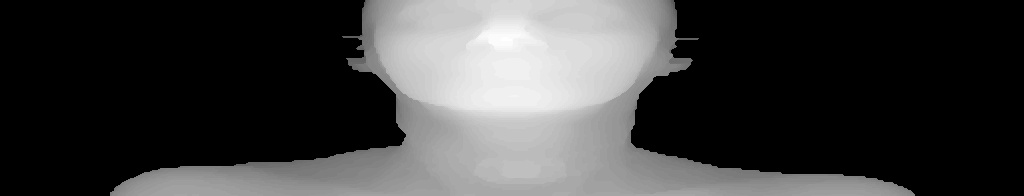
#> input picture src/projection.jpg, 1024 x 196 px
$ python testProjection.py   (older library calls are emulated)
#> lines starting #> are read from the running program, lines starting #| are printed output that depends on the picture; after the words box and inside, x2 and y2 are one past the last pixel; in counts of white or black regions, pixels touching at a corner belong together
### src/Projection.py
import numpy as np
import cv2
from images import *
import math


# [126 lines left out: functions project_mesh, project_mesh_profile, smooth_projection, laplacian, sobelx, sobely, not called in this run]


def getWindow(img, pos, window = (15,15)):

	# print window
	y1, x1 = pos

	ySize, xSize = img.shape[:2]
	w = window[0] / 2
	yL = max(0, y1 - w)
	xL = max(0, x1 - w)
	xR = min(xSize, x1 + w + 1)
	yR = min(ySize, y1 + w + 1)
	patch = img[yL:yR, xL:xR].copy() #Find Coord
	return patch


def getRightWindow(img, pos, window = (15,15)):

	# print window
	y1, x1 = pos

	ySize, xSize = img.shape[:2]
	w = window[0]
	yL = max(0, y1 - 1)
	xL = max(0, x1 - 1)
	xR = min(xSize, x1 + w)
	yR = min(ySize, y1 + w)
	patch = img[yL:yR, xL:xR].copy() #Find Coord
	return patch


# [13 lines left out: function getLeftWindow, not called in this run]


def gradient_descent(img, iteration = 10, gamma = 0.01, win = 15):
	color = cv2.cvtColor(np.array(img * 255.0 / np.amax(img), dtype=np.uint8), cv2.COLOR_GRAY2RGB)
	max_y, max_x = img.shape
	tmp = color.copy()
	# Nose

	parts = {}

	img[:,:img.shape[1]/2 - 40] = 0
	img[:,img.shape[1]/2 + 40:] = 0
	minVal, maxVal, minLoc, maxLoc = cv2.minMaxLoc(img)
	# [15 lines of commented-out code are left out]

	parts["Nose"] = maxLoc

	img = img.copy()
	img[img==0] = 65535

	win_center = win / 2

	start = (maxLoc[1] - 20, maxLoc[0]-20)
	local_min_x = 0
	local_min_y = 0
	count = 0
	winTmp = win
	while (local_min_x != win_center or local_min_y != win_center):
		if count == iteration:
			print "END ON INTER"
			break
		#         Y    X
		# Get 15x15 window around patch
		# print win
		win_center = win / 2
		patch = getWindow(img, start, window = (win, win))
		# Get max and min (REMEMBER X and Y are flipped here.)
		minVal, maxVal, minLoc, maxLoc = cv2.minMaxLoc(patch)
		local_min_x, local_min_y = minLoc
		new_y = local_min_y - win_center + start[0]
		new_x = local_min_x - win_center + start[1]

		# print start
		# print new_y, new_x
		win = int(max(math.fabs(new_x - start[1]), math.fabs(new_y - start[0])))
		# print ""

		cv2.line(color, (start[1], start[0]), (new_x, new_y), (255, 56, 45), 4)
		start = (new_y, new_x)
		count += 1

	win = winTmp
	win_center = win / 2
	# cv2.circle(color, (start[1], start[0]), 1, (255, 56, 45), 5)
	parts["Left_eye"] = (start[1], start[0])

	start = (parts["Nose"][1] - 20, parts["Nose"][0]+30)
	local_min_x = 0
	local_min_y = 0
	count = 0
	while (local_min_x != win_center or local_min_y != win_center):
		if count == iteration:
			print "END ON INTER"
			break
		#         Y    X
		# Get 15x15 window around patch
		win_center = win / 2
		# patch = getWindow(img, start, window = (win, win))
		patch = getRightWindow(img, start, window = (win, win))
		# Get max and min (REMEMBER X and Y are flipped here.)
		minVal, maxVal, minLoc, maxLoc = cv2.minMaxLoc(patch)
		local_min_x, local_min_y = minLoc
		new_y = local_min_y - win_center + start[0]
		new_x = local_min_x - win_center + start[1]

		win = int(max(math.fabs(new_x - start[1]), math.fabs(new_y - start[0])))
		cv2.line(color, (start[1], start[0]), (new_x, new_y), (100, 255, 60), 4)
		start = (new_y, new_x)
		count += 1

	# show_image(color)

	# cv2.circle(color, (start[1], start[0]), 1, (0, 255, 0), 5)
	parts["Right_eye"] = (start[1], start[0])

	cv2.circle(color, (parts["Right_eye"][0] + 30, parts["Right_eye"][1] + 5), 1, (255,56,45), 2)
	cv2.circle(color, (parts["Left_eye"][0] - 30, parts["Left_eye"][1] + 5), 1, (255,56,45), 2)
	cv2.circle(color, (parts["Nose"][0], parts["Nose"][1]), 1, (255,56,45), 2)

	show_image(color)


	flood = floodFill(tmp, (parts["Nose"][0], parts["Nose"][1]), val=(255,0,0), lo=11, hi=11, fixedRng=True)

	tmp2 = flood.copy()
	yPos = parts["Right_eye"][1] + 5
	flood[:yPos - 15] = 0
	flood[yPos + 15:] = 0

	tmp2[yPos - 15: yPos + 15] = 0

	flood = floodFill(flood, (parts["Right_eye"][0] + 30, parts["Right_eye"][1] + 3), val=(0,255,0), lo=0, hi=0)
	flood = tmp2 + flood

	tmp2 = flood.copy()
	yPos = parts["Left_eye"][1] + 5
	flood[:yPos - 15] = 0
	flood[yPos + 15:] = 0
	tmp2[yPos - 15: yPos + 15] = 0

	flood = floodFill(flood, (parts["Left_eye"][0] - 30, parts["Left_eye"][1] + 5), val=(0,0,255), lo=0, hi=0)
	flood = tmp2 + flood

	show_image(flood)

	right_eye_mask = cv2.inRange(flood, (0,254,0), (0,255,0))

	# yPos = parts["Right_eye"][1] + 5
	# right_eye_mask[:yPos - 20] = 0
	# right_eye_mask[yPos + 20:] = 0
	# right_eye_mask = cv2.erode(right_eye_mask, iterations=2, kernel=np.ones((5,5)))
	left_eye_mask = cv2.inRange(flood, (0,0,254), (0,0,255))
	# yPos = parts["Left_eye"][1] + 5
	# right_eye_mask[:yPos - 20] = 0
	# right_eye_mask[yPos + 20:] = 0
	# # left_eye_mask = cv2.erode(left_eye_mask, iterations=2, kernel=np.ones((5,5)))
	nose_mask = cv2.inRange(flood, (254,0,0), (255,0,0))
	# # nose_mask = cv2.erode(nose_mask, iterations=1, kernel=np.ones((5,5)))
	# show_image(right_eye_mask)
	# return
	_, right_contours, _ = cv2.findContours(right_eye_mask, cv2.RETR_TREE, cv2.CHAIN_APPROX_SIMPLE)
	right_contours = sorted(right_contours, key=lambda x : cv2.contourArea(x), reverse=True)
	# [4 lines of commented-out code are left out]

	_, left_contours, _ = cv2.findContours(left_eye_mask, cv2.RETR_TREE, cv2.CHAIN_APPROX_SIMPLE)
	left_contours = sorted(left_contours, key=lambda x : cv2.contourArea(x), reverse=True)
	# left_ellipse = cv2.fitEllipse(left_contours[0])

	# cv2.ellipse(color, left_ellipse, (0,0,255), 2)

	_, nose_contours, _ = cv2.findContours(nose_mask, cv2.RETR_TREE, cv2.CHAIN_APPROX_SIMPLE)
	nose_contours = sorted(nose_contours, key=lambda x : cv2.contourArea(x), reverse=True)
	nose_ellipse = cv2.fitEllipse(nose_contours[0])
	left_eye_mask = cv2.cvtColor(left_eye_mask, cv2.COLOR_GRAY2RGB)
	if len(right_contours) == 0:
		y1, x1 = centroid(left_contours[0])
		y2, x2 = centroid(left_contours[1])
		if x1 < x2:
			right_ellipse = cv2.fitEllipse(left_contours[0])
			left_ellipse = cv2.fitEllipse(left_contours[1])
			cv2.drawContours(tmp, [nose_contours[0], left_contours[0], left_contours[1]], -1, color=(255, 100, 3), thickness=4)

		else:
			right_ellipse = cv2.fitEllipse(left_contours[1])
			left_ellipse = cv2.fitEllipse(left_contours[0])
			cv2.drawContours(tmp, [nose_contours[0], left_contours[0], left_contours[1]], -1, color=(255, 100, 3), thickness=4)

	else:
		left_ellipse = cv2.fitEllipse(left_contours[0])
		right_ellipse = cv2.fitEllipse(right_contours[0])
		cv2.drawContours(tmp, [nose_contours[0], left_contours[0], right_contours[0]], -1, color=(255, 100, 3), thickness=4)

	# show_image(tmp)

	# cv2.ellipse(color, nose_ellipse, (255,0,0), 2)

	return right_ellipse, left_ellipse, nose_ellipse

# [5 lines left out: function centroid, not called in this run]

def floodFill(img, seedPoint, val=(255,255,255), lo=25, hi=25, fixedRng=False, connectivity=4):
	"""
	Flood Fill Algorithm
	Params:
		* img - image
		* seedPoint - startPoint
		* val -OPTIONAL - New Value; 255,255,255
		* lo - OPTIONAL - Max lower birghtness/color diff; def: 20
		* hi - OPTIONAL - Max upper birghtness/color diff; def: 20
		* fixedRng - OPTIONAL - TRUE=FIXED diff btw curr and see; FALSE=MASK only fills mask def:False
		* connectivity - OPTIONAL - 4 or 8 bit neightborrhood, def:8
	Returns:
		* Flood Filles Img
	"""
	flooded = img.copy()
	h, w = img.shape[:2]
	mask = np.zeros((h+2,w+2), np.uint8)
	flags = connectivity
	if fixedRng:
		flags |= cv2.FLOODFILL_FIXED_RANGE
	cv2.floodFill(flooded, mask, seedPoint, val, (lo,)*3, (hi,)*3, flags)
	return flooded

### src/images.py
import cv2


# [19 lines left out: functions read_grayscale_image, read_color_image, read_as_is_image, not called in this run]


def save_image(img, filename):
    cv2.imwrite(filename, img)


def show_image(img, ms = 0):
    cv2.namedWindow("Window", cv2.WINDOW_NORMAL)
    cv2.imshow("Window", img)
    cv2.waitKey(ms)
    cv2.destroyAllWindows()

### src/testProjection.py
import cv2
import numpy as np
import Projection
import pickle
# import HaarDetection

"""
project_mesh
smooth_projection
gradient_descent
laplacian
"""

def test(points, faces, ker=4, scale=700):

	# [5 lines of commented-out code are left out]
	tmp = cv2.imread("projection.jpg", 0)
#> tmp is the input picture: shape (196, 1024); min 0, max 255, mean 61.7

	# lap = Projection.laplacian(tmp)
	lap = cv2.imread("lap.jpg", 0)
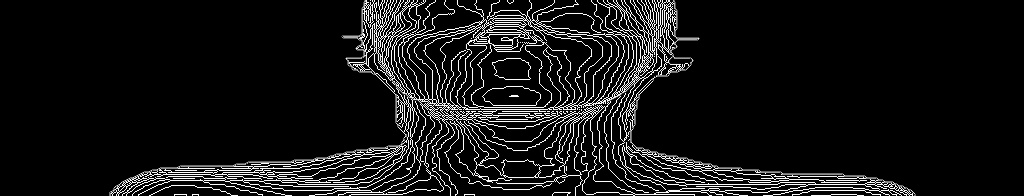
#> input picture src/lap.jpg, 1024 x 196 px
#> lap is the input picture: shape (196, 1024); min 0, max 255, mean 21.2
	# [6 lines of commented-out code are left out]

	cv2.namedWindow("lap", cv2.WINDOW_NORMAL)
	#cv2.imshow("lap", lap)
	# cv2.imwrite("tmp.jpg", np.array(tmp)

	_ = Projection.gradient_descent(tmp, iteration=100, win=10)
#> in gradient_descent, `minVal, maxVal, minLoc, maxLoc = cv2.minMaxLoc(img)`: minVal = 0; maxVal = 255; minLoc = (0, 0); maxLoc = (504, 37)
#> in gradient_descent, `img[img==0] = 65535`:
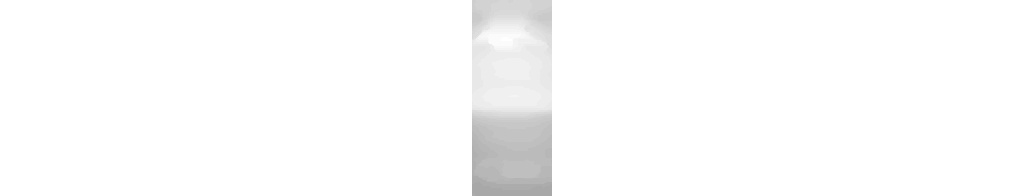
#> img: shape (196, 1024); min 167, max 255, mean 251.7
#> in gradient_descent, `start = (maxLoc[1] - 20, maxLoc[0]-20)`: start = (17, 484)
#> the loop in gradient_descent, `while (local_min_x != win_center or local_min_y != win_center):` made 2 passes
#> (minVal, maxVal) on pass 1: (201, 224)
#> (win_center, minVal) on pass 2: (2, 201)
#> after the loop in gradient_descent, `while (local_min_x != win_center or local_min_y != win_center):`: color: shape (196, 1024, 3); 0.02% of pixels changed, all inside (x1, y1, x2, y2) = (478, 15, 487, 20)
#> after the loop in gradient_descent, `while (local_min_x != win_center or local_min_y != win_center):`: count = 2
#> in gradient_descent, `start = (parts["Nose"][1] - 20, parts["Nose"][0]+30)`: start = (17, 534)
#> the loop in gradient_descent, `while (local_min_x != win_center or local_min_y != win_center):` made 5 passes
#> (win_center, maxVal) on passes 2 to 3: (2, 211), (1, 207)
#> (win_center, patch) on passes 4 to 5: (0, [[207, 207], [202, 201]]), (0, [[201, 202], [201, 201]])
#> after the loop in gradient_descent, `while (local_min_x != win_center or local_min_y != win_center):`: color: shape (196, 1024, 3); mean B, G, R 61.7, 61.7, 61.6
#> after the loop in gradient_descent, `while (local_min_x != win_center or local_min_y != win_center):`: count = 5
#> in gradient_descent, `cv2.circle(color, (parts["Right_eye"][0] + 30, parts["Right_eye"][1] +..`: color: shape (196, 1024, 3); mean B, G, R 61.7, 61.7, 61.6
#> in gradient_descent, `cv2.circle(color, (parts["Left_eye"][0] - 30, parts["Left_eye"][1] + 5..`: color: shape (196, 1024, 3); mean B, G, R 61.7, 61.7, 61.6
#> in gradient_descent, `cv2.circle(color, (parts["Nose"][0], parts["Nose"][1]), 1, (255,56,45)..`: color: shape (196, 1024, 3); mean B, G, R 61.7, 61.7, 61.6
#> in floodFill, `flags |= cv2.FLOODFILL_FIXED_RANGE`: flags = 65540
#> in floodFill, `cv2.floodFill(flooded, mask, seedPoint, val, (lo,)*3, (hi,)*3, flags)`:
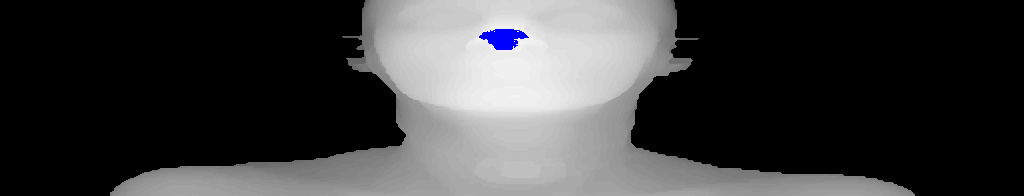
#> flooded: shape (196, 1024, 3); 0.33% of pixels changed, all inside (x1, y1, x2, y2) = (479, 29, 529, 50)
#> in gradient_descent, `yPos = parts["Right_eye"][1] + 5`: yPos = 21
#> in gradient_descent, `flood[:yPos - 15] = 0`: flood: shape (196, 1024, 3); 0.94% of pixels changed, all inside (x1, y1, x2, y2) = (360, 0, 680, 6)
#> in gradient_descent, `tmp2[yPos - 15: yPos + 15] = 0`: tmp2: shape (196, 1024, 3); 4.75% of pixels changed, all inside (x1, y1, x2, y2) = (336, 6, 703, 36)
#> call 2 of floodFill, with seedPoint = (570, 19), val = (0, 255, 0), lo = 0, hi = 0, fixedRng = False, connectivity = 4
#> in floodFill (call 2), `cv2.floodFill(flooded, mask, seedPoint, val, (lo,)*3, (hi,)*3, flags)`:
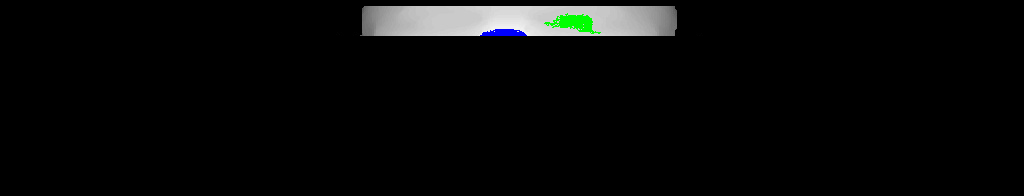
#> flooded: shape (196, 1024, 3); mean B, G, R 8.5, 8.8, 8.1
#> in gradient_descent, `yPos = parts["Left_eye"][1] + 5`: yPos = 22
#> in gradient_descent, `flood[:yPos - 15] = 0`: flood: shape (196, 1024, 3); mean B, G, R 59.2, 59, 58.3
#> in gradient_descent, `tmp2[yPos - 15: yPos + 15] = 0`: tmp2: shape (196, 1024, 3); mean B, G, R 52.7, 52.2, 52.2
#> in floodFill (call 3), `cv2.floodFill(flooded, mask, seedPoint, val, (lo,)*3, (hi,)*3, flags)`: flooded: shape (196, 1024, 3); mean B, G, R 7.9, 8.2, 8.3
#> in gradient_descent, `right_eye_mask = cv2.inRange(flood, (0,254,0), (0,255,0))`:
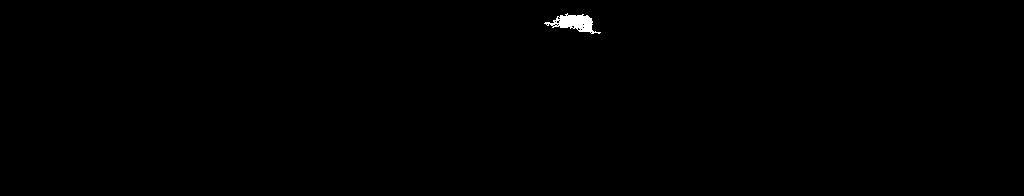
#> right_eye_mask: shape (196, 1024); 0.27% white; 1 white region, box (x1, y1, x2, y2) and area: (544, 13, 601, 34) 547
#> in gradient_descent, `left_eye_mask = cv2.inRange(flood, (0,0,254), (0,0,255))`: left_eye_mask: shape (196, 1024); 0.32% white; 1 white region, box (x1, y1, x2, y2) and area: (428, 7, 481, 34) 637
#> in gradient_descent, `nose_mask = cv2.inRange(flood, (254,0,0), (255,0,0))`:
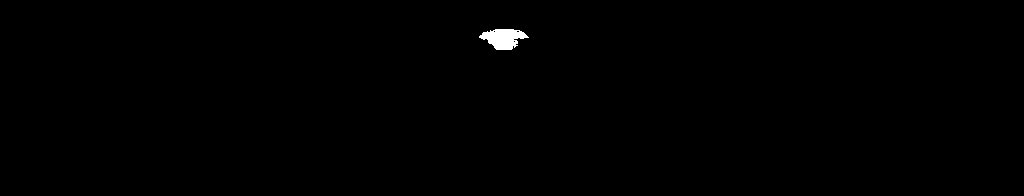
#> nose_mask: shape (196, 1024); 0.33% white; 1 white region
#> in gradient_descent, `_, right_contours, _ = cv2.findContours(right_eye_mask, cv2.RETR_TREE,..`: right_contours = 17 contours, 16 with area under 20; largest, box (x1, y1, x2, y2) and area: (544, 13, 601, 34) 504
#> in gradient_descent, `_, left_contours, _ = cv2.findContours(left_eye_mask, cv2.RETR_TREE, c..`: left_contours = 14 contours, 13 with area under 20; largest, box (x1, y1, x2, y2) and area: (428, 7, 481, 34) 587
#> in gradient_descent, `_, nose_contours, _ = cv2.findContours(nose_mask, cv2.RETR_TREE, cv2.C..`: nose_contours = 4 contours, 3 with area under 20; largest, box (x1, y1, x2, y2) and area: (479, 29, 529, 50) 604
#> in gradient_descent, `nose_ellipse = cv2.fitEllipse(nose_contours[0])`: nose_ellipse = ((502.1, 37.62), (20.76, 41.06), 87.25)
#> in gradient_descent, `left_ellipse = cv2.fitEllipse(left_contours[0])`: left_ellipse = ((453.4, 19.26), (18.22, 55.21), 74.69)
#> in gradient_descent, `right_ellipse = cv2.fitEllipse(right_contours[0])`: right_ellipse = ((576.1, 23.02), (16.76, 56.75), 96.65)
#> in gradient_descent, `cv2.drawContours(tmp, [nose_contours[0], left_contours[0], right_conto..`:
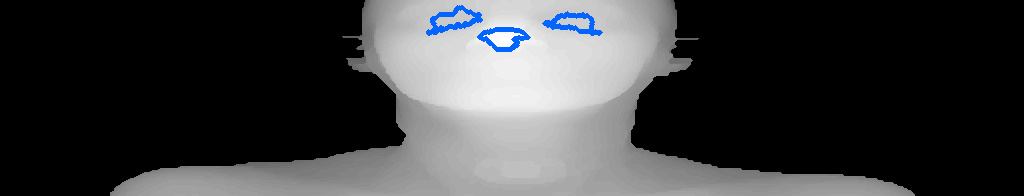
#> tmp: shape (196, 1024, 3); 0.9% of pixels changed, all inside (x1, y1, x2, y2) = (426, 5, 603, 52)
	# [17 lines of commented-out code are left out]

	cv2.waitKey(0)
	cv2.destroyAllWindows()


# [8 lines of commented-out code are left out]
points = []
faces = []
test(points, faces)
